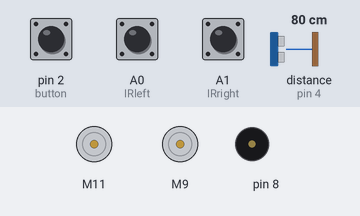
The sketch below on a simulated Arduino Uno, built with avr-gcc and run on an emulated ATmega328P. Shown: 2 × DC motor (green arrow = forward, orange = backward, longer = faster), buzzer (waves = sounding). The test bench sets the inputs (shaded band); at power-on: pin 2 (button) HIGH, distance to the obstacle (sensor on pin 4) 80 cm, A0 (IRleft) LOW, A1 (IRright) LOW. The echo pulse lasts 58.3 µs per cm.

Above: at 1.2 s.
1.3 s: pin 2 (button) pulled LOW for 0.15 s
At 2.0 s:
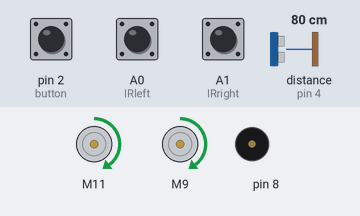
2.9 s: distance to the obstacle (sensor on pin 4) set to 2 cm
At 4.3 s:
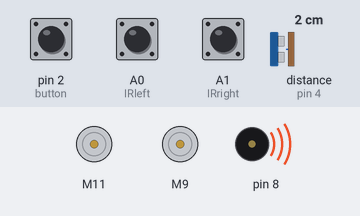
Timing chart, 0 to 5.9 s (numbered marks = the images above; inputs shaded):
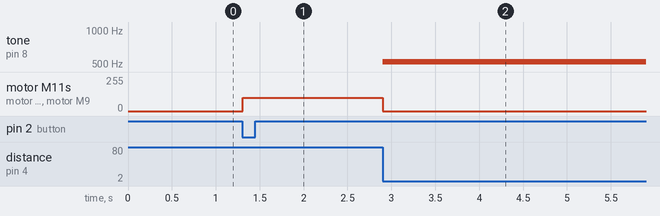

The sketch:

follow_line_with_tone.ino
```cpp
#include "CytronMotorDriver.h"
CytronMD motorLeft(PWM_PWM,11,10);
CytronMD motorRight(PWM_PWM, 9,3);
#define IRleft A0
#define IRright A1
#define button 2
#define trig 5
#define echo 4
long duration;
long distance;
int mode;

void motorMove(int left,int right){
  motorLeft.setSpeed(left);
  motorRight.setSpeed(right);
}

void setup() {
  // put your setup code here, to run once:
  pinMode(IRleft, INPUT);
  pinMode(IRright, INPUT);
  pinMode(button, INPUT_PULLUP);
  pinMode(trig, OUTPUT);
  pinMode(echo, INPUT);

}

void loop() {
  // put your main code here, to run repeatedly:
  if (digitalRead(button)==LOW){
    mode=0;
    while (true){
      digitalWrite(trig,LOW);
      delayMicroseconds(2);
      digitalWrite(trig,HIGH);
      delayMicroseconds(10);
      digitalWrite(trig,LOW);
      duration=pulseIn(echo,HIGH);
      distance=duration*0.017;
      if (distance>15){
        if (digitalRead(IRleft)==LOW && digitalRead(IRright)==LOW){
          motorMove(100,100);
        }else if (digitalRead(IRleft)==HIGH){
          motorMove(-100,100);
        }else if (digitalRead(IRright)==HIGH){
          motorMove(100,-100);
        }
      }else{
        if (mode<2){
          motorMove(0,0);
          while (distance<15){
            tone(8, 523, 4);
            digitalWrite(trig,LOW);
            delayMicroseconds(2);
            digitalWrite(trig,HIGH);
            delayMicroseconds(10);
            digitalWrite(trig,LOW);
            duration=pulseIn(echo,HIGH);
            distance=duration*0.017;
          }
          noTone(8);
        }else{
          motorMove(0,0);
          break;
        }
        mode++;
      }
    }
  }

}
```

Measured:
- after the input at 1.3 s, motor M11, motor M9: stopped → forward 100/255 at once
- after the input at 2.9 s, tone on pin 8: silent → 523 Hz at once; motor M11, motor M9: forward 100/255 → stopped at once
